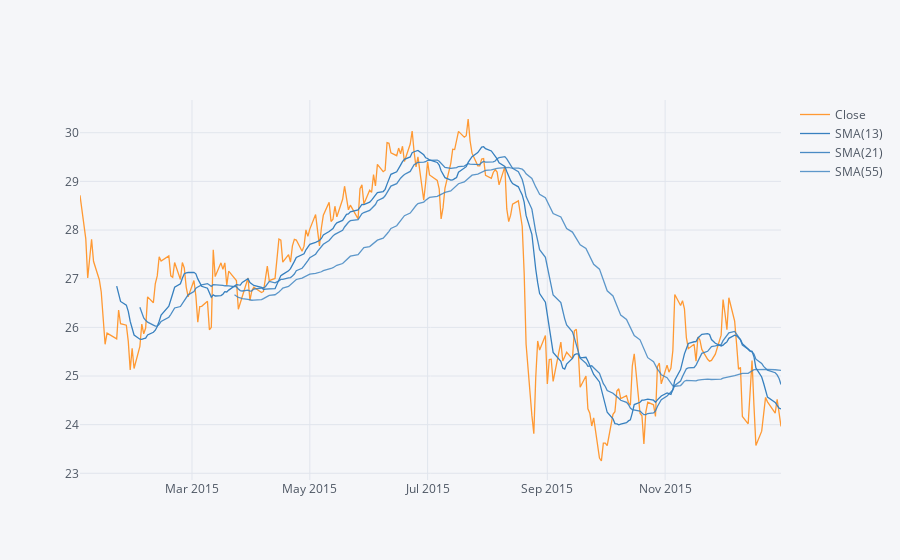

The notebook cell saved with this chart:
### Markdown cell above
** Use .ta_plot(study='sma') to create a Simple Moving Averages plot of Morgan Stanley for the year 2015.**

### Code cell
MS['Close'].loc['2015-01-01':'2016-01-01'].ta_plot(study='sma', periods=[13,21,55])

### Figure 1 — Plotly figure (JSON) as saved in the notebook; plotly's stock layout.template omitted (floating-point values rounded to 4 significant figures; data arrays with more than 128 entries replaced by an {"elided": "..."} marker saying what was removed)
{"data": [{"line": {"color": "rgba(255, 153, 51, 1.0)", "dash": "solid", "shape": "linear", "width": 1.3}, "mode": "lines", "name": "Close", "text": "", "type": "scatter", "x": {"elided": "252 str values"}, "y": {"elided": "252 float values"}}, {"line": {"color": "rgba(55, 128, 191, 1.0)", "dash": "solid", "shape": "linear", "width": 1.3}, "mode": "lines", "name": "SMA(13)", "text": "", "type": "scatter", "x": {"elided": "252 str values"}, "y": {"elided": "252 mixed values"}}, {"line": {"color": "rgba(55, 128, 191, 0.8999999999999999)", "dash": "solid", "shape": "linear", "width": 1.3}, "mode": "lines", "name": "SMA(21)", "text": "", "type": "scatter", "x": {"elided": "252 str values"}, "y": {"elided": "252 mixed values"}}, {"line": {"color": "rgba(55, 128, 191, 0.7999999999999998)", "dash": "solid", "shape": "linear", "width": 1.3}, "mode": "lines", "name": "SMA(55)", "text": "", "type": "scatter", "x": {"elided": "252 str values"}, "y": {"elided": "252 mixed values"}}], "layout": {"legend": {"bgcolor": "#F5F6F9", "font": {"color": "#4D5663"}}, "paper_bgcolor": "#F5F6F9", "plot_bgcolor": "#F5F6F9", "title": {"font": {"color": "#4D5663"}}, "xaxis": {"gridcolor": "#E1E5ED", "showgrid": true, "tickfont": {"color": "#4D5663"}, "title": {"font": {"color": "#4D5663"}, "text": ""}, "zerolinecolor": "#E1E5ED"}, "yaxis": {"gridcolor": "#E1E5ED", "showgrid": true, "tickfont": {"color": "#4D5663"}, "title": {"font": {"color": "#4D5663"}, "text": ""}, "zerolinecolor": "#E1E5ED"}}}
